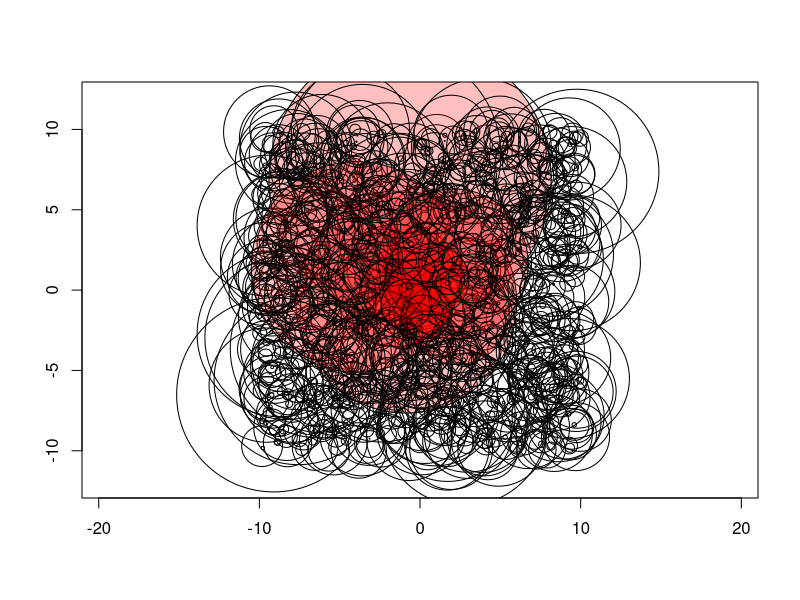
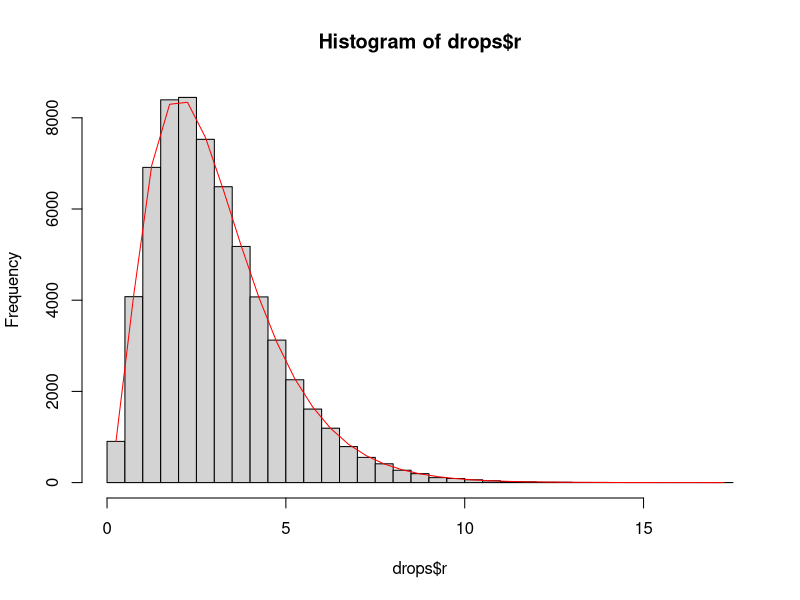

Generate these figures, in order, with R:
## ---- chunk 1
fig.dim <- 5
knitr::opts_chunk$set(fig.height=fig.dim,fig.width=2*fig.dim,fig.align='center')
## ---- chunk 2
max.x <- 10
sim_drops <- function (t) {
    ndrops <- rpois(1,t*(2*max.x)^2)
    return( data.frame(
            x = runif(ndrops,-max.x,max.x),
            y = runif(ndrops,-max.x,max.x),
            r = rexp(ndrops)
        ) )
}
with( sim_drops(3), {
        symbols( x, y, circles=r, bg=ifelse(r^2>x^2+y^2,adjustcolor("red",0.25),NA), xlab='', ylab='',inches=FALSE, asp=1 )
    } )
## ---- chunk 3
drops <- subset( sim_drops(10000), r^2 > x^2 + y^2 )
xh<-hist(drops$r,breaks=30)
lines(xh$mids,sum(xh$counts)*diff(pgamma(xh$breaks,shape=3,scale=1)),col='red')
